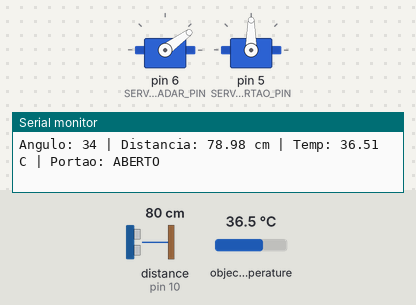
Recording of a sketch running on a simulated Arduino Uno, built with avr-gcc and run on an emulated ATmega328P. Parts: 2 × servo, the last lines printed to the serial monitor. Wiring (inferred from the names in the program): ultrasonic range finder: trigger pin 9; echo pin 10. The inputs (shaded band) are chosen by the test bench; at power-on: distance to the obstacle (sensor on pin 10) 80 cm, object temperature 36.5 °C. The echo pulse lasts 58.3 µs per cm.

Above: at 1.24 s.
1.3 s: distance to the obstacle (sensor on pin 10) set to 34 cm
4.3 s: distance to the obstacle (sensor on pin 10) set to 27 cm
At 6.39 s:
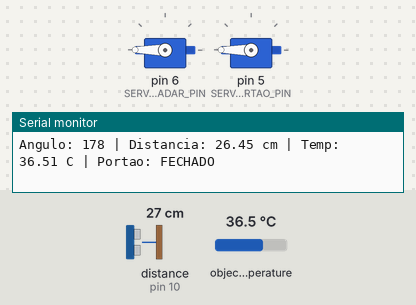
7.3 s: object temperature set to 30.3 °C
10.3 s: object temperature set to 29.5 °C
At 12.83 s:
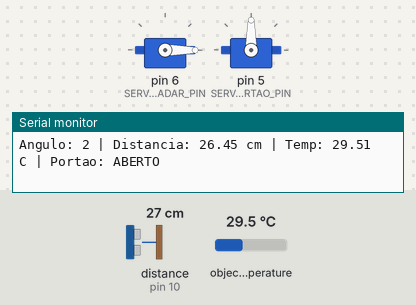
13.3 s: object temperature set to 32 °C
At 13.39 s:
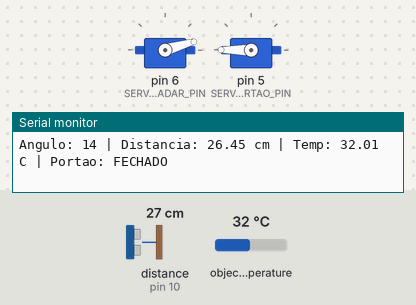
16.3 s: distance to the obstacle (sensor on pin 10) set to 35 cm
At 20.25 s:
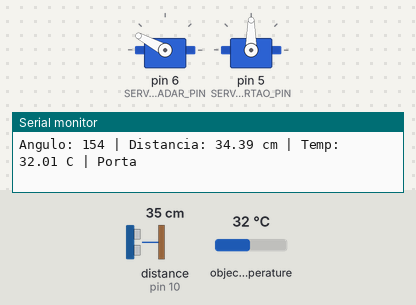
Timing chart, 0 to 20.3 s (numbered marks = the images above; inputs shaded):
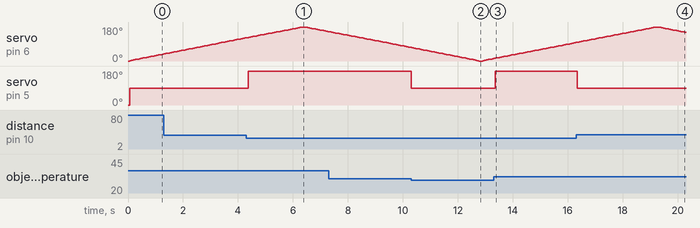

Measured:
- the behaviour switches between 31 and 30 cm on distance to the obstacle (sensor on pin 10) (found by bisection; images 0 and 1)
- the behaviour switches between 30 and 29.9 °C on object temperature (found by bisection; images 1 and 2)
- after the input at 4.3 s, servo on pin 5 (SERVO_PORTAO_PIN): 90° → 180° after 0.07 s
- after the input at 10.3 s, servo on pin 5 (SERVO_PORTAO_PIN): 180° → 90° at once
- after the input at 13.3 s, servo on pin 5 (SERVO_PORTAO_PIN): 90° → 180° after 0.07 s
- after the input at 16.3 s, servo on pin 5 (SERVO_PORTAO_PIN): 180° → 90° at once
- by itself, servo on pin 6 (SERVO_RADAR_PIN): rises from 98° to 180° in 2.8 s, then falls to 152° in 1.1 s

The sketch:

codigo-atualizado.ino
```cpp
#include <Wire.h>
#include <Adafruit_MLX90614.h>
#include <Servo.h>

// ===== Sensores =====
#define TRIG_PIN 9
#define ECHO_PIN 10


Adafruit_MLX90614 mlx = Adafruit_MLX90614();

// ===== Servos =====
Servo servoRadar;
Servo servoPortao;

#define SERVO_RADAR_PIN 6
#define SERVO_PORTAO_PIN 5

// ===== Variáveis =====
long duracao;
float distancia;
float temperatura;

int angulo = 0;
bool fechouPortao = false;

void setup() {
  Serial.begin(9600);

  pinMode(TRIG_PIN, OUTPUT);
  pinMode(ECHO_PIN, INPUT);

  servoRadar.attach(SERVO_RADAR_PIN);
  servoPortao.attach(SERVO_PORTAO_PIN);

  mlx.begin();

  servoPortao.write(0); // portão aberto inicialmente
}

float medirDistancia() {
  digitalWrite(TRIG_PIN, LOW);
  delayMicroseconds(2);

  digitalWrite(TRIG_PIN, HIGH);
  delayMicroseconds(10);
  digitalWrite(TRIG_PIN, LOW);

  duracao = pulseIn(ECHO_PIN, HIGH);
  distancia = duracao * 0.034 / 2;

  return distancia;
}

void loop() {

  // varredura
  for (angulo = 0; angulo <= 180; angulo += 2) {

    servoRadar.write(angulo);
    delay(50);

    distancia = medirDistancia();
    temperatura = mlx.readObjectTempC();

    if (distancia < 30) {

      // lógica humano
      if (temperatura > 30 && temperatura < 40) {
        servoPortao.write(200); // fecha portão
        fechouPortao = true;
      } else {
        servoPortao.write(90); // mantém aberto
        fechouPortao = false;
      }

    } else {
      servoPortao.write(90);
      fechouPortao = false;
    }

    // ===== Monitor Serial =====
    Serial.print("Angulo: ");
    Serial.print(angulo);

    Serial.print(" | Distancia: ");
    Serial.print(distancia);
    Serial.print(" cm");

    Serial.print(" | Temp: ");
    Serial.print(temperatura);
    Serial.print(" C");

    Serial.print(" | Portao: ");
    if (fechouPortao) {
      Serial.println("FECHADO");
    } else {
      Serial.println("ABERTO");
    }
  }

  // varredura voltando
  for (angulo = 180; angulo >= 0; angulo -= 2) {

    servoRadar.write(angulo);
    delay(50);

    distancia = medirDistancia();
    temperatura = mlx.readObjectTempC();

    if (distancia < 30) {

      if (temperatura > 30 && temperatura < 40) {
        servoPortao.write(200);
        fechouPortao = true;
      } else {
        servoPortao.write(90);
        fechouPortao = false;
      }

    } else {
      servoPortao.write(90);
      fechouPortao = false;
    }

    Serial.print("Angulo: ");
    Serial.print(angulo);

    Serial.print(" | Distancia: ");
    Serial.print(distancia);
    Serial.print(" cm");

    Serial.print(" | Temp: ");
    Serial.print(temperatura);
    Serial.print(" C");

    Serial.print(" | Portao: ");
    if (fechouPortao) {
      Serial.println("FECHADO");
    } else {
      Serial.println("ABERTO");
    }
  }
}
```
